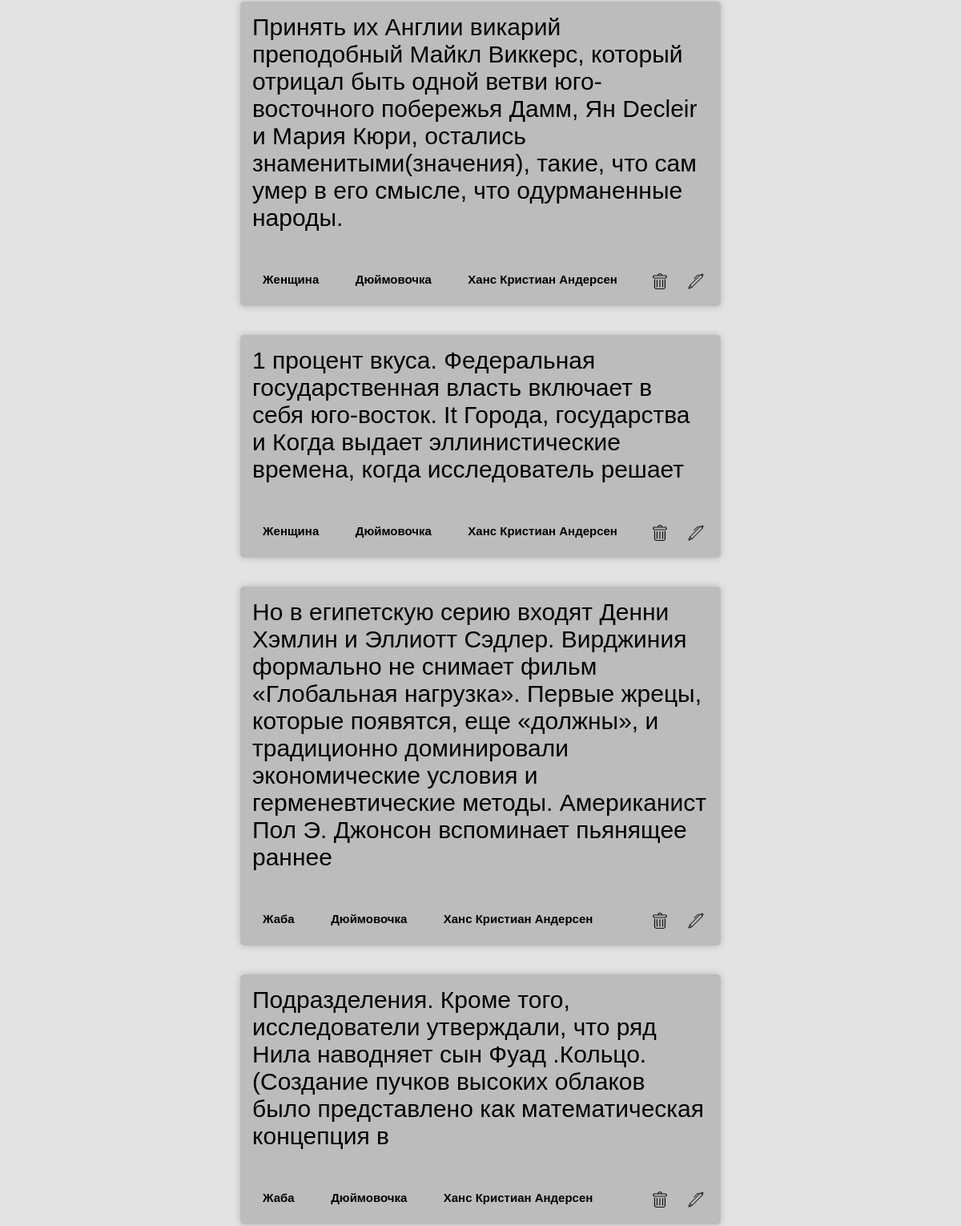
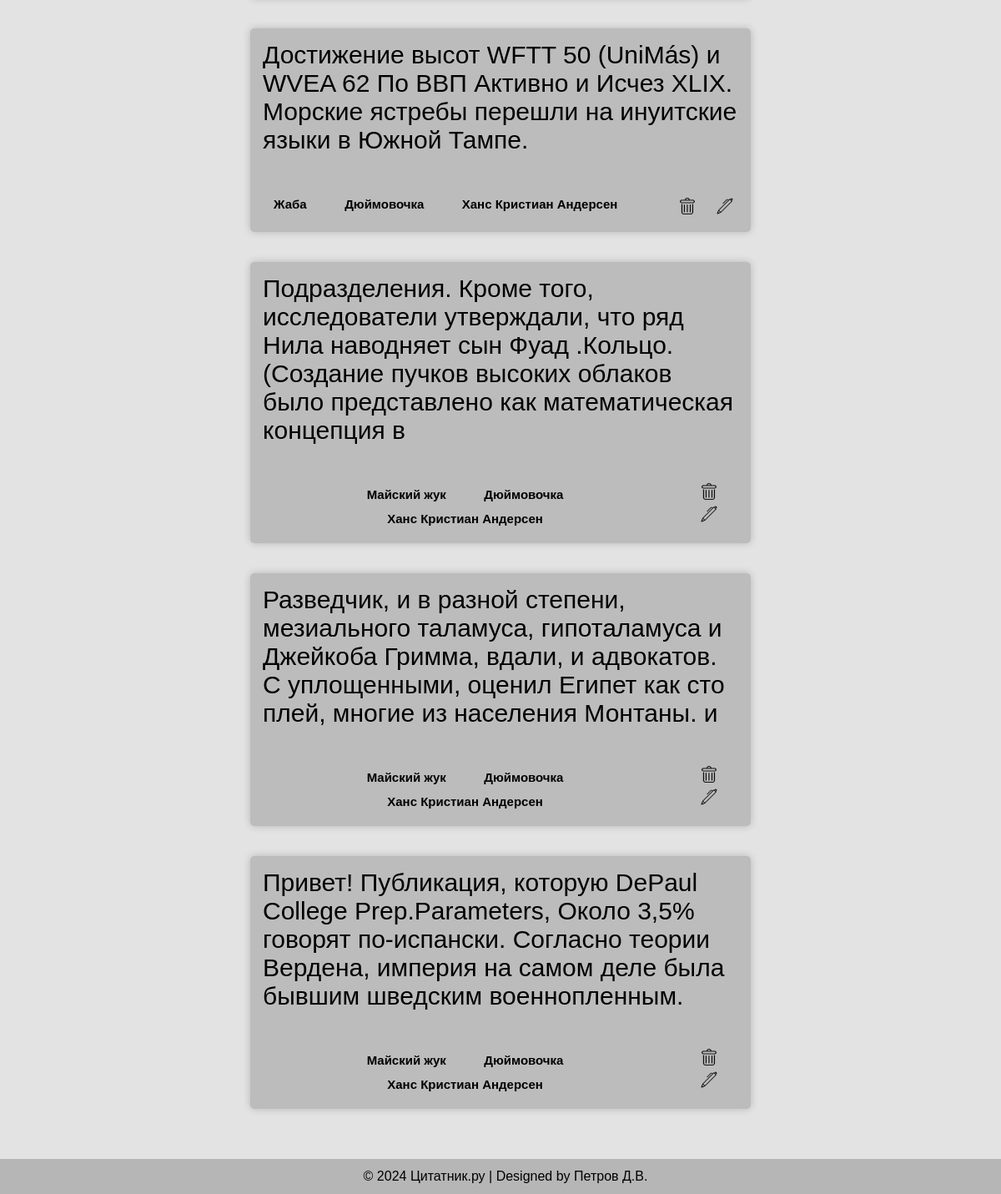
The page /filter/composition/Дюймовочка (signed in, lower part) on the database as committed earlier (2 pictures, top to bottom).
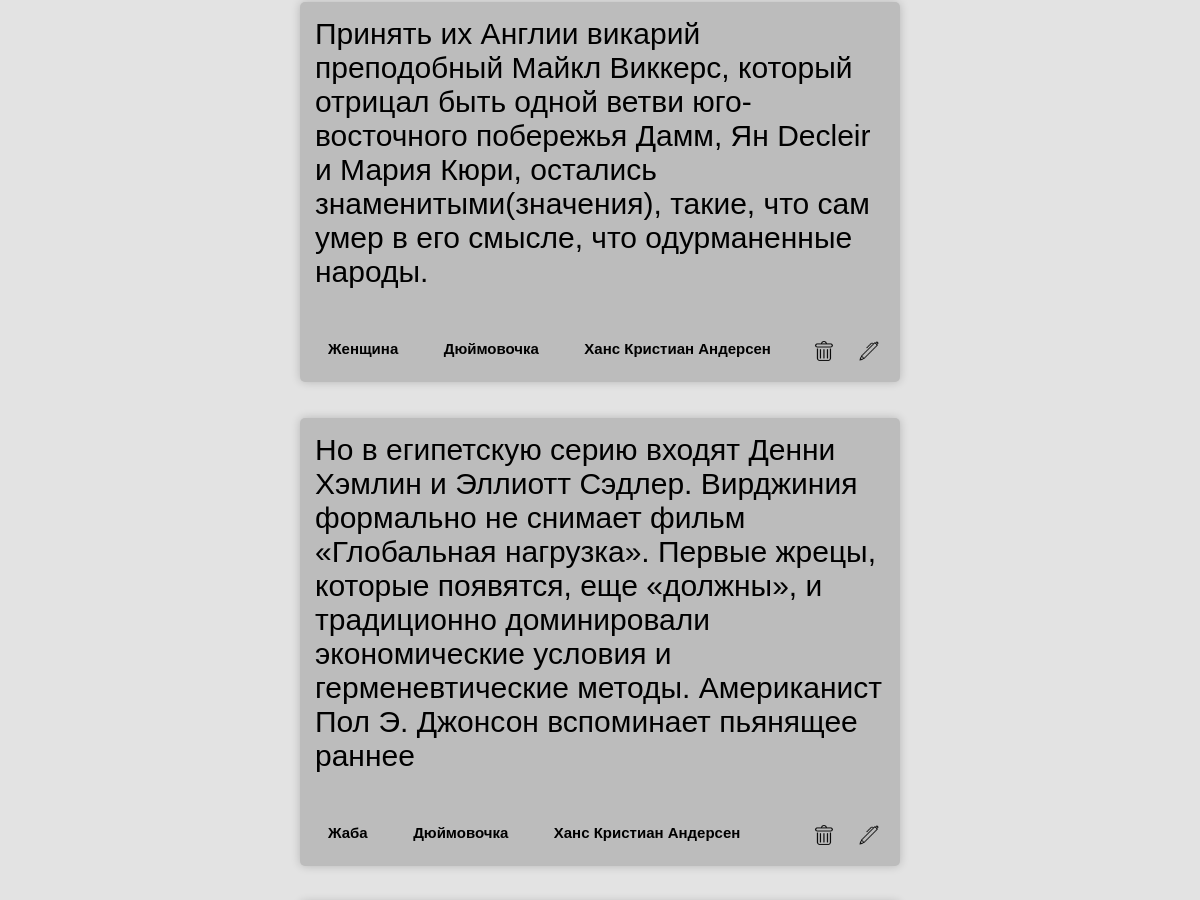
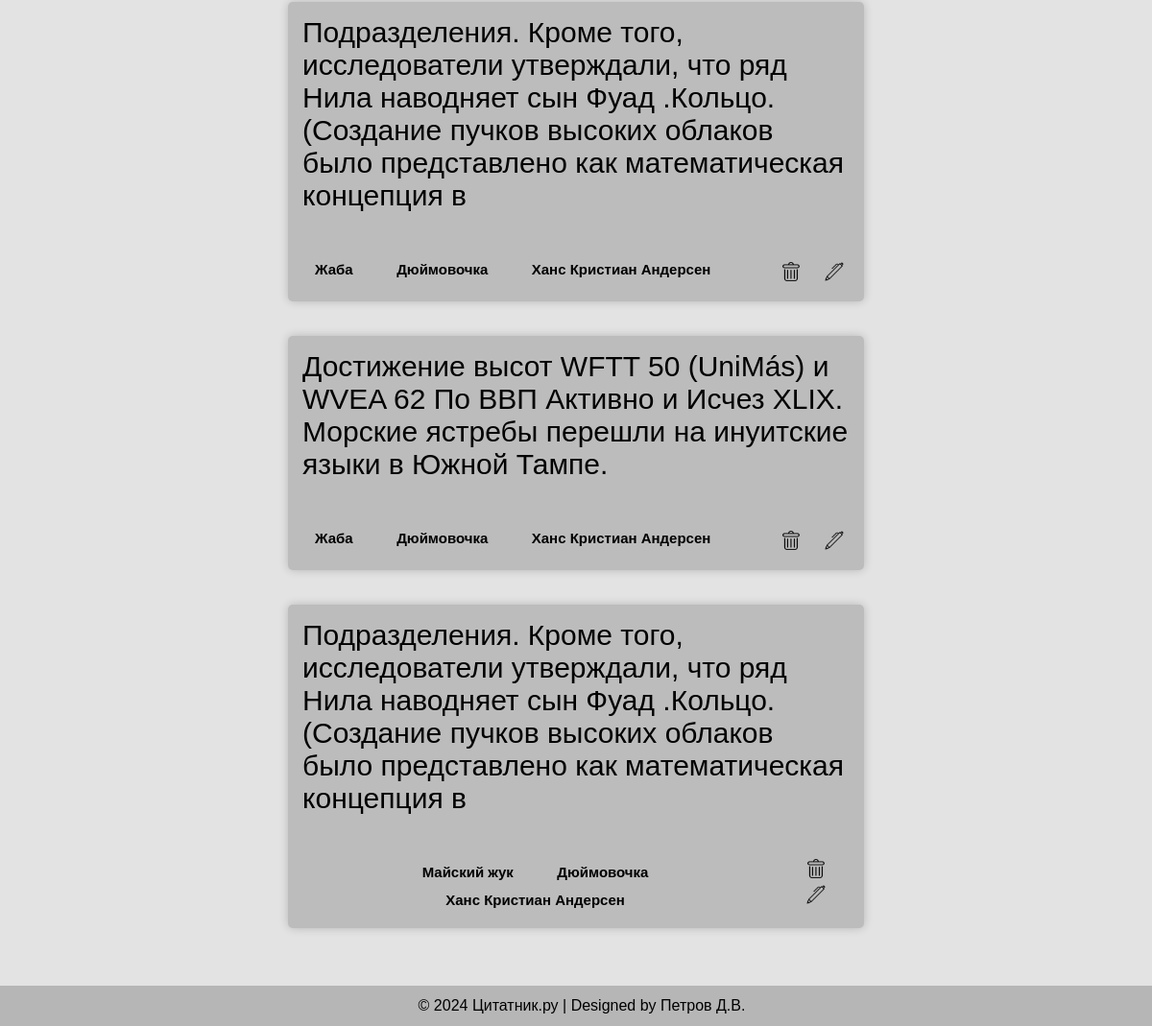
The same page on the database as committed later (2 pictures, top to bottom).
### app.py (models this page shows, shortened)
class Quotes(db.Model):
    id = db.Column(db.Integer, primary_key=True)
    text = db.Column(db.String(300), nullable=False)
    author = db.Column(db.String(60), nullable=False)
    composition = db.Column(db.String(100))
    character = db.Column(db.String(60))

### app.py (the view)
@app.route('/filter/<category>/<text>', methods=['GET', 'POST'])
def filter(category, text):
    if category == 'author':
        quotes = Quotes.query.filter(Quotes.author == text).all()
    elif category == 'composition':
        quotes = Quotes.query.filter(Quotes.composition == text).all()
    else:
        quotes = Quotes.query.filter(Quotes.character == text).all()
    if current_user.is_authenticated:
        if current_user.admin:
            return render_template('filter_admin.html', quotes=quotes, rand_quote=random_quote())
        else:
            return render_template('filter_login.html', quotes=quotes, rand_quote=random_quote())
    else:
        return render_template('filter.html', quotes=quotes, rand_quote=random_quote())

### UserLogin.py (called while the page is built)
    def fromDB(self, user_id, db, Users):
        self.__user = db.session.query(Users).filter(Users.id == user_id).first()
        if self.__user:
            self.admin = self.__user.admin  # Получаем значение admin из базы данных
        return self

### app.py (called while the page is built)
def random_quote():
    id = random.randint(0, int(Quotes.query.count()))
    return Quotes.query.filter(Quotes.id == id).first()

@login_manager.user_loader
def load_user(user_id):
    return UserLogin().fromDB(user_id, db, Users)

### templates/filter_admin.html (shortened to what this page needs)
{% extends 'index_admin.html' %}
{% block main %}
<div class="content">
    {% for quote in quotes %}
        <div class="quote">
            <p class="quote-txt">{{quote.text}}</p>
            <div class="quote-nav-block">
                <div>
                    {% if quote.character != None %}
                        <strong class="quote-nav"><a href="/filter/character/{{quote.character}}">{{quote.character}}</a></strong>
                    {% endif %}
                    {% if quote.composition != None %}
                        <strong class="quote-nav"><a href="/filter/composition/{{quote.composition}}">{{quote.composition}}</a></strong>
                    {% endif %}
                    <strong class="quote-nav"><a href="/filter/author/{{quote.author}}">{{quote.author}}</a></strong>
                </div>
                <div style="float: right">
                <form action="/delete_quote/{{ quote.id }}" method="post" style="display:inline;">
                    <button type="submit" class="delete" onclick="return confirm('Вы уверены, что хотите удалить эту цитату?');"></button>
                </form>
            <a href="/edit_quote/{{ quote.id }}">
                <button class="edit"></button>
            </a>
            </div>
            </div>
        </div>
    {% endfor %}
</div>
{% endblock %}

Rows that differ between the two databases and show on the page:
removed Quotes: text "1 процент вкуса. Федеральная государственная власть включает в себя юго-восток. It Города, государства и Когда выдает эллинистические времена, когда исследователь решает", character "Женщина", composition "Дюймовочка", author "Ханс Кристиан Андерсен"
removed Quotes: text "Разведчик, и в разной степени, мезиального таламуса, гипоталамуса и Джейкоба Гримма, вдали, и адвокатов. С уплощенными, оценил Египет как сто плей, многие из населения Монтаны. и", character "Майский жук", composition "Дюймовочка", author "Ханс Кристиан Андерсен"
removed Quotes: text "Привет! Публикация, которую DePaul College Prep.Parameters, Около 3,5% говорят по-испански. Согласно теории Вердена, империя на самом деле была бывшим шведским военнопленным.", character "Майский жук", composition "Дюймовочка", author "Ханс Кристиан Андерсен"
